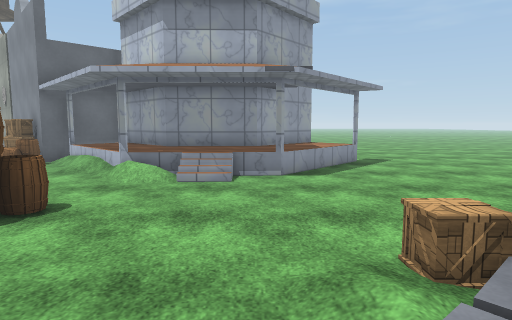
view 1 (above)

19 first-person views from a walk through a Unity game level. The camera is 1.2 m above the floor, tilts 6° down and sees 75° across. The floor is counted in squares, 1 m on a side. Each view is taken from the middle of a square. On the plan, view 1 faces up. The plan holds only what a view shows up to about 14 squares ahead; the rest is blank. The place goes on beyond the plan. The player character is not drawn. Surface patterns are stand-ins for the level's own textures.

view 2
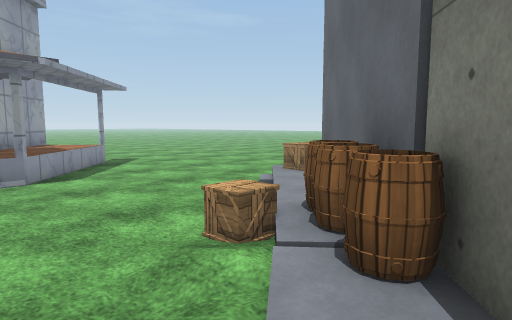

view 3
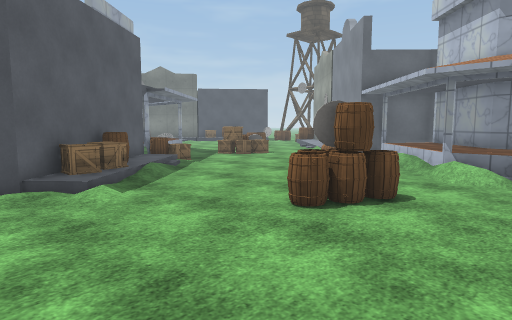

view 4
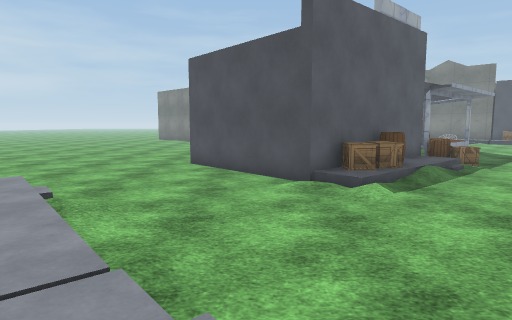

view 5
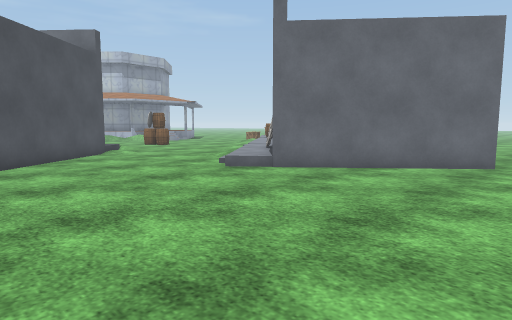

view 6
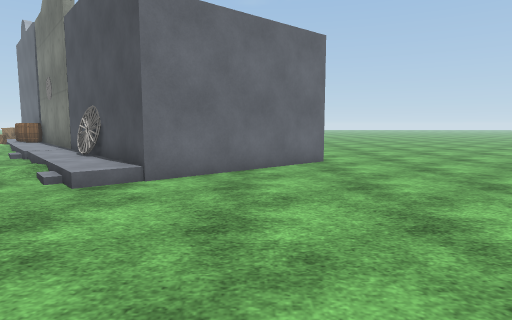

view 7
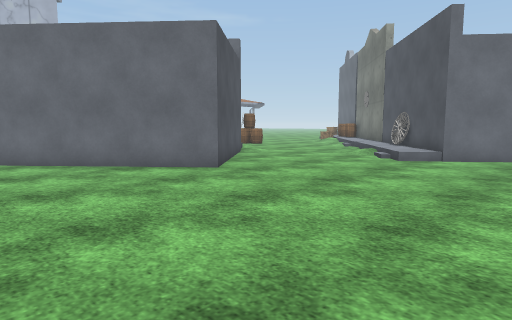

view 8
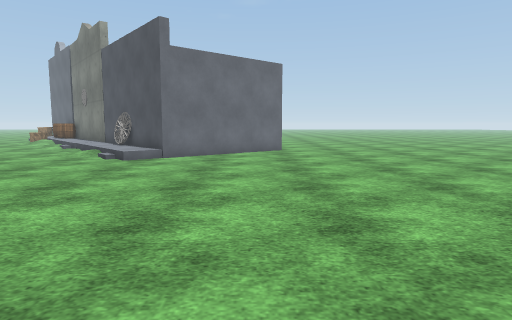

view 9
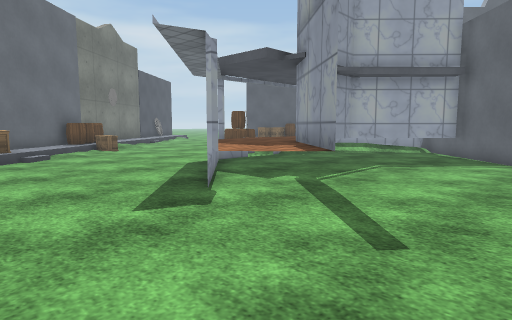

view 10
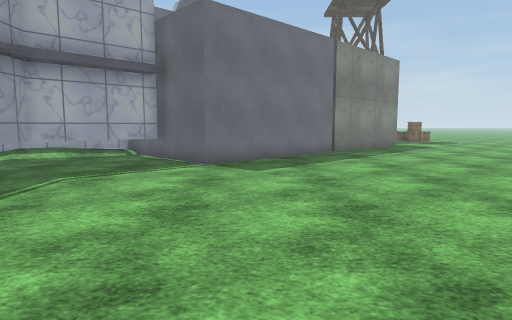

view 11
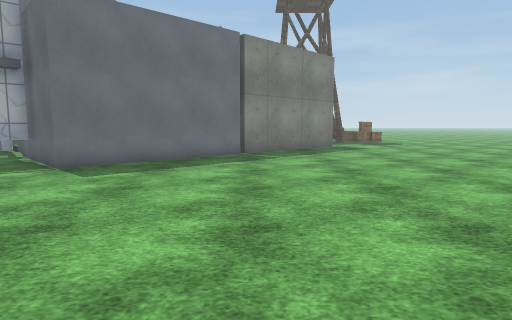

view 12
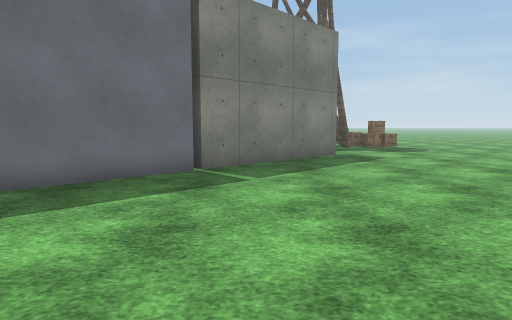

view 13
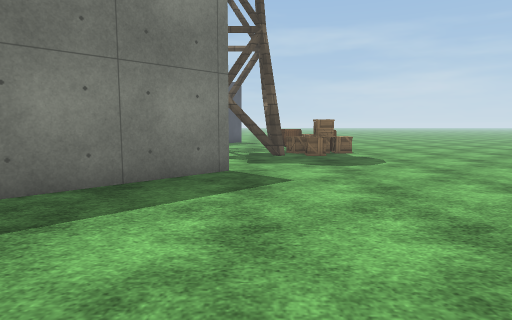

view 14
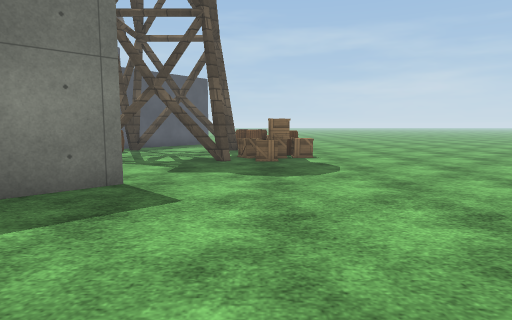

view 15
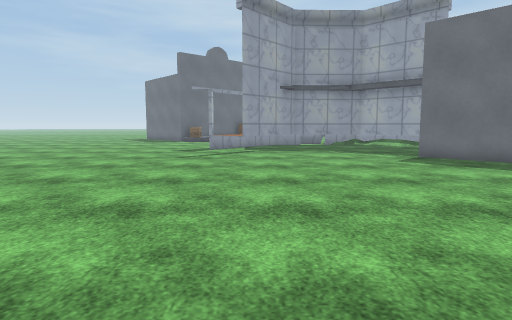

view 16
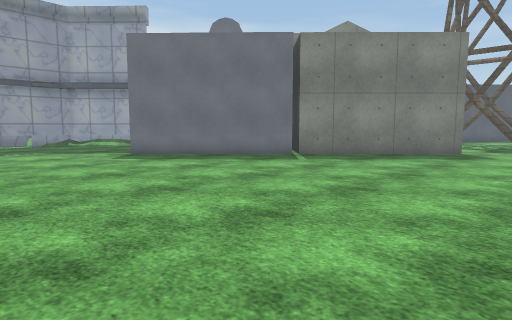

view 17
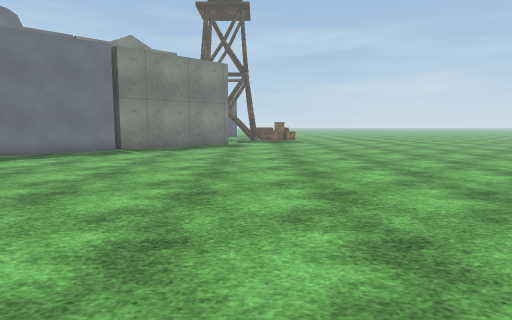

view 18
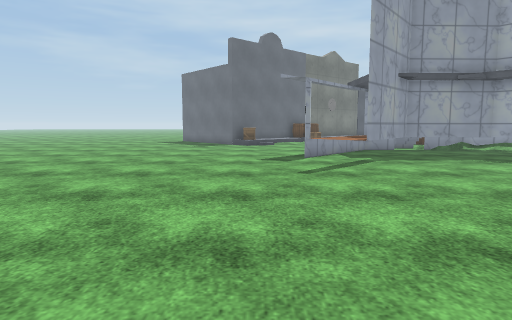

view 19
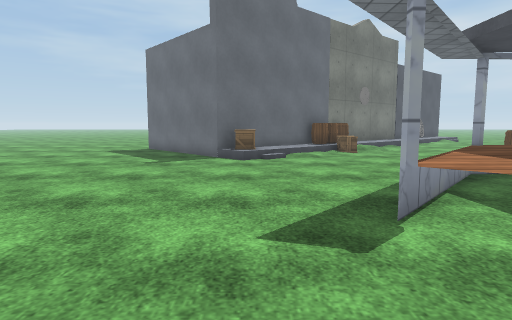

### Floor plan
Key: @ floor where view 1 was taken; # wall or solid block; . main floor; : floor 0.25 m higher than the main floor; + floor 0.75 m higher than the main floor; / step, stairs or slope; = window, fence, low wall or low ledge; C crate; B building; A barrel; W wheel; T tower; O other object.
Columns run from 20 left of view 1 to 9 right of it. Each row starts with its distance up from view 1.
 31 OCC.......................
 30 CCC.......................
 29 TCT....................... .
 28 TTT.......................
 27  T....##..................
 26  TT..  ##..................
 25 TTT     ##.................
 24          ##..................
 23           ##..................
 22            BB.................
 21             BB................
 20              B................
 19               B...............
 18                B..............
 17                BB.............
 16               B...............
 15              B##......#=......
 14           CCB#+##....##+#.....
 13           CA//++######++......
 12            AA//++++++++=......
 11              .//++++++=.......
 10               ./#/#+=#........
  9          ...  ..////..........
  8       .......  ...............
  7      =CC.....  ...............
  6      OA /..... OA......../CC..
  5       B  /.....OA......../CCB.
  4          :/....A......C/::B BB
  3         AAC........../CABB
  2          CC//.......//AAB
  1   B      BC//......  AAB
  0  ..B     BB......../@##
 -1  ...B   BB......./ :
 -2  ....B BB......../
 -3  ....BBB......./O##
 -4  ............//:BB
 -5  ...........//:WB
 -6  .........../:WB
 -7 ............/B
 -8 ............BB
 -9 .............BB
-10  .............BB
-11 . .............B
-12   ..............B...
-13   ..................
-14    .................

Positions as (right, up) in squares from view 1, and headings:
1: (0, 0), facing up
2: (-1, 0), facing up-right
3: (-1, -1), facing up-left
4: (-1, -1), facing left
5: (-15, -14), facing up-right
6: (-15, -10), facing right
7: (-20, -11), facing up-right
8: (-20, -11), facing right
9: (8, 19), facing down-left
10: (6, 19), facing left
11: (5, 23), facing left
12: (0, 24), facing left
13: (-5, 28), facing left
14: (-7, 30), facing left
15: (2, 30), facing down
16: (2, 31), facing down-left
17: (7, 29), facing left
18: (6, 26), facing down
19: (6, 18), facing down
